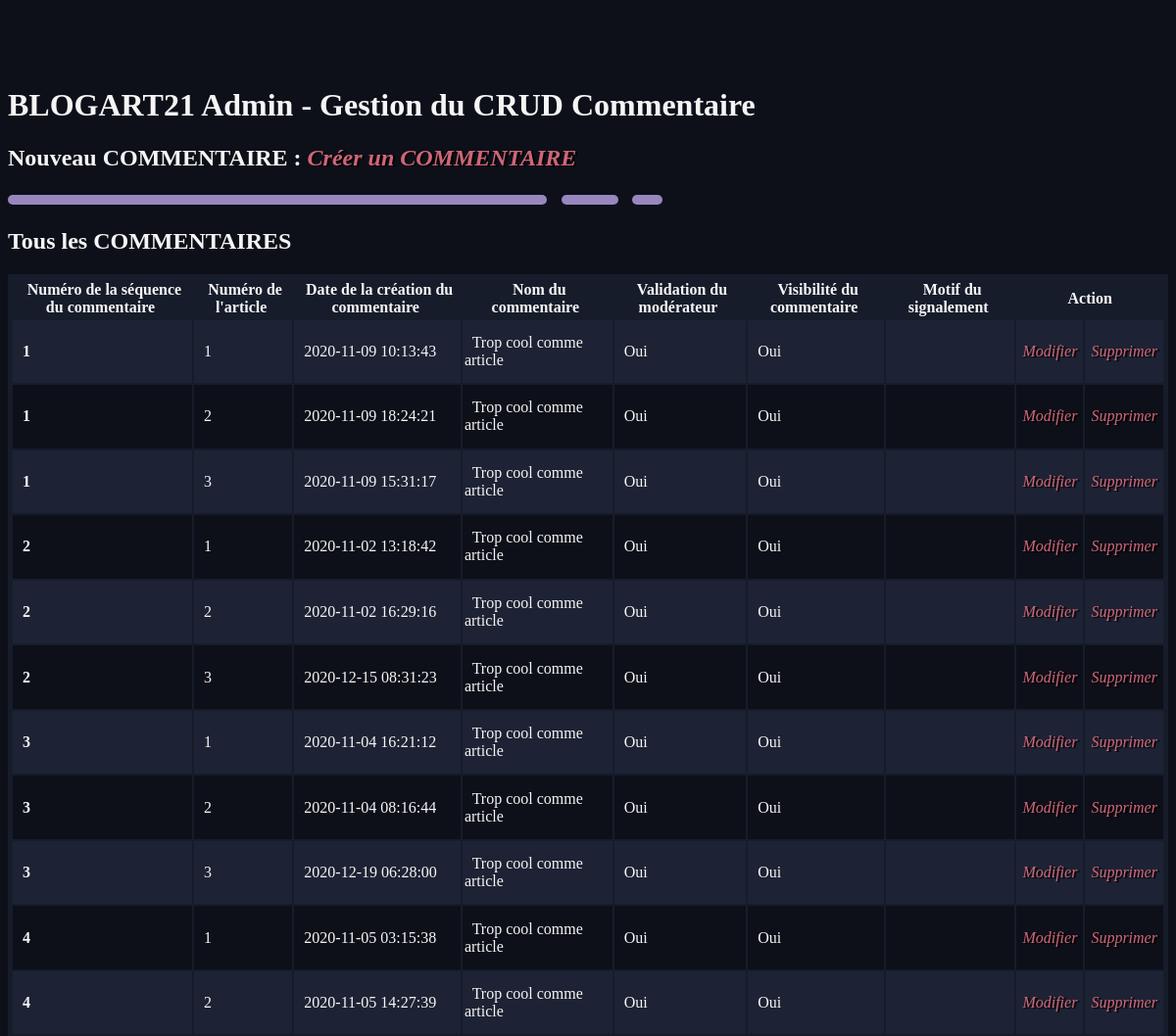
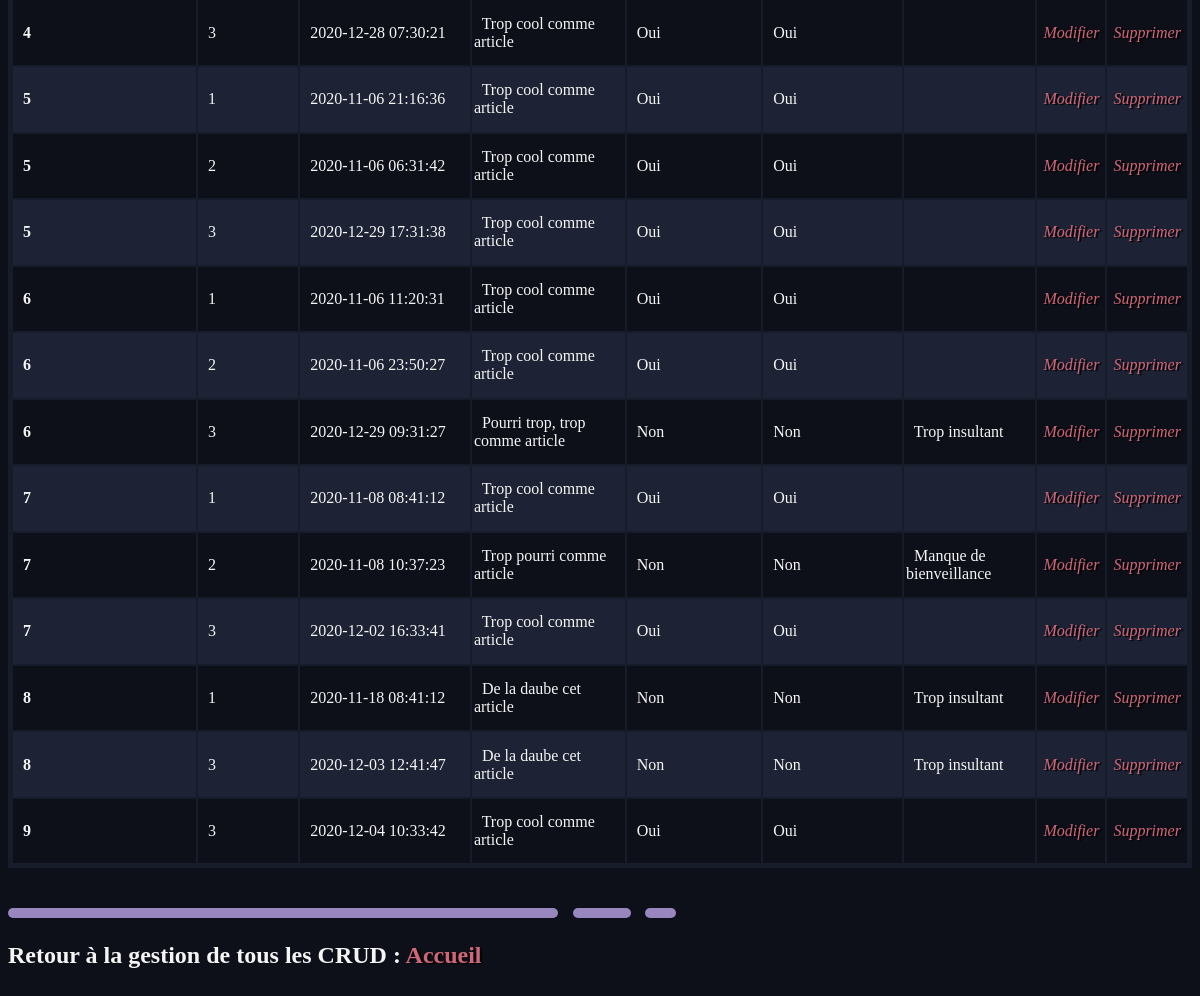
The page /back/comment/comment.php on the database its author committed (2 pictures, top to bottom).
### tables this page shows
CREATE TABLE `COMMENT` (
  `numSeqCom` int(10) NOT NULL,
  `numArt` int(8) NOT NULL,
  `dtCreCom` datetime DEFAULT NULL,
  `libCom` text NOT NULL,
  `attModOK` tinyint(1) DEFAULT '0',
  `affComOK` tinyint(1) DEFAULT '0',
  `notifComKOAff` text,
  `delLogiq` tinyint(1) DEFAULT '0',
  `numMemb` int(10) NOT NULL
);

### CLASS_CRUD/comment.class.php (called while the page is built, shortened)
<?php
require_once __DIR__ . '../../CONNECT/database.php';
class COMMENT
{
    function get_AllCom()
    {
        global $db;
        $query = 'SELECT * FROM COMMENT';
        $result = $db->query($query);
        $allStatuts = $result->fetchAll();
        return ($allStatuts);
    }
}

### back/comment/comment.php (the view, shortened to what this page needs)
<?
require_once __DIR__ . '/../../CLASS_CRUD/comment.class.php';
$monStatutCom = new COMMENT;
?>
<!DOCTYPE html>
<html lang="fr">
<head>
    <link href="../../back/css/style.css" rel="stylesheet" type="text/css" />
</head>
<body>
    <h1>BLOGART21 Admin - Gestion du CRUD Commentaire</h1>
    <h2>Nouveau COMMENTAIRE :&nbsp;<a href="./createComment.php"><i>Créer un COMMENTAIRE</i></a></h2>
<img class="soulignage2" src="../../front/assets/icons/soulignage.svg"> <br />
<h2>Tous les COMMENTAIRES</h2>
<table border="3" bgcolor="aliceblue">
<thead>
    <tr>
        <th>&nbsp;Numéro de la séquence du commentaire&nbsp;</th>
        <th>&nbsp;Numéro de l'article&nbsp;</th>
        <th>&nbsp;Date de la création du commentaire&nbsp;</th>
        <th>&nbsp;Nom du commentaire&nbsp;</th>
        <th>&nbsp;Validation du modérateur&nbsp;</th>
        <th>&nbsp;Visibilité du commentaire&nbsp;</th>
        <th>&nbsp;Motif du signalement&nbsp;</th>
        <th colspan="2">&nbsp;Action&nbsp;</th>
    </tr>
</thead>
<tbody>
<?
$allStatuts = $monStatutCom->get_AllCom();
foreach($allStatuts as $row) {
?>
    <tr>
    <td><h4>&nbsp; <?= $row["numSeqCom"]; ?> &nbsp;</h4></td>
    <td>&nbsp; <?php echo $row["numArt"]; ?> &nbsp;</td>
    <td>&nbsp; <?php echo $row["dtCreCom"]; ?> &nbsp;</td>
    <td>&nbsp; <?php echo $row["libCom"]; ?> &nbsp;</td>
    <td>&nbsp; <?= ($row["attModOK"] == 1) ? "Oui" : "Non" ?> &nbsp;</td>
    <td>&nbsp; <?= ($row["affComOK"] == 1) ? "Oui" : "Non" ?> &nbsp;</td>
    <td>&nbsp; <?php echo $row["notifComKOAff"]; ?> &nbsp;</td>
    <td>&nbsp;<a href="./updateComment.php?id=<?=$row["numSeqCom"]; ?>"><i>Modifier</i></a>&nbsp;
    <br /></td>
    <td>&nbsp;<a href="./deleteComment.php?id=<?=$row["numSeqCom"]; ?>"><i>Supprimer</i></a>&nbsp;
    <br /></td>
    </tr>
<?
}
?>
</tbody>
</table>
<br><br>
</body>
</html>

### back/css/style.css (style rules this page uses)
body { background-color: #0D1019; color: #F5F5F5; padding-top: 60px; padding-bottom: 40px; font-family: "Gotham rounded book"; }
h1 { font-family: "Gotham ultra"; }
h2 { font-family: "Gotham rounded book"; }
table { background-color: #171c2b; border-color: rgba(255, 255, 0, 0); border-collapse:inherit; box-shadow: 0; }
a { text-decoration: none; font-family: "Gotham rounded book"; font-style: normal; color: #CF6679; text-shadow: 2px 1px 1px black; }
tbody tr:nth-child(odd) { background-color:#1d2334; }
tbody tr:nth-child(even) { background-color:#0D1019; }
td { border-color: #171c2b00; }
th { border-color: #171c2b00; }

### rows shown on the page
comment: numSeqCom "1", numArt "1", dtCreCom "2020-11-09 10:13:43", libCom "Trop cool comme article", attModOK "Oui", affComOK "Oui"
comment: numSeqCom "1", numArt "2", dtCreCom "2020-11-09 18:24:21", libCom "Trop cool comme article", attModOK "Oui", affComOK "Oui"
comment: numSeqCom "1", numArt "3", dtCreCom "2020-11-09 15:31:17", libCom "Trop cool comme article", attModOK "Oui", affComOK "Oui"
comment: numSeqCom "2", numArt "1", dtCreCom "2020-11-02 13:18:42", libCom "Trop cool comme article", attModOK "Oui", affComOK "Oui"
comment: numSeqCom "2", numArt "2", dtCreCom "2020-11-02 16:29:16", libCom "Trop cool comme article", attModOK "Oui", affComOK "Oui"
comment: numSeqCom "2", numArt "3", dtCreCom "2020-12-15 08:31:23", libCom "Trop cool comme article", attModOK "Oui", affComOK "Oui"
comment: numSeqCom "3", numArt "1", dtCreCom "2020-11-04 16:21:12", libCom "Trop cool comme article", attModOK "Oui", affComOK "Oui"
comment: numSeqCom "3", numArt "2", dtCreCom "2020-11-04 08:16:44", libCom "Trop cool comme article", attModOK "Oui", affComOK "Oui"
comment: numSeqCom "3", numArt "3", dtCreCom "2020-12-19 06:28:00", libCom "Trop cool comme article", attModOK "Oui", affComOK "Oui"
comment: numSeqCom "4", numArt "1", dtCreCom "2020-11-05 03:15:38", libCom "Trop cool comme article", attModOK "Oui", affComOK "Oui"
comment: numSeqCom "4", numArt "2", dtCreCom "2020-11-05 14:27:39", libCom "Trop cool comme article", attModOK "Oui", affComOK "Oui"
comment: numSeqCom "4", numArt "3", dtCreCom "2020-12-28 07:30:21", libCom "Trop cool comme article", attModOK "Oui", affComOK "Oui"
comment: numSeqCom "5", numArt "1", dtCreCom "2020-11-06 21:16:36", libCom "Trop cool comme article", attModOK "Oui", affComOK "Oui"
comment: numSeqCom "5", numArt "2", dtCreCom "2020-11-06 06:31:42", libCom "Trop cool comme article", attModOK "Oui", affComOK "Oui"
comment: numSeqCom "5", numArt "3", dtCreCom "2020-12-29 17:31:38", libCom "Trop cool comme article", attModOK "Oui", affComOK "Oui"
comment: numSeqCom "6", numArt "1", dtCreCom "2020-11-06 11:20:31", libCom "Trop cool comme article", attModOK "Oui", affComOK "Oui"
comment: numSeqCom "6", numArt "2", dtCreCom "2020-11-06 23:50:27", libCom "Trop cool comme article", attModOK "Oui", affComOK "Oui"
comment: numSeqCom "6", numArt "3", dtCreCom "2020-12-29 09:31:27", libCom "Pourri trop, trop comme article", attModOK "Non", affComOK "Non", notifComKOAff "Trop insultant"
comment: numSeqCom "7", numArt "1", dtCreCom "2020-11-08 08:41:12", libCom "Trop cool comme article", attModOK "Oui", affComOK "Oui"
comment: numSeqCom "7", numArt "2", dtCreCom "2020-11-08 10:37:23", libCom "Trop pourri comme article", attModOK "Non", affComOK "Non", notifComKOAff "Manque de bienveillance"
comment: numSeqCom "7", numArt "3", dtCreCom "2020-12-02 16:33:41", libCom "Trop cool comme article", attModOK "Oui", affComOK "Oui"
comment: numSeqCom "8", numArt "1", dtCreCom "2020-11-18 08:41:12", libCom "De la daube cet article", attModOK "Non", affComOK "Non", notifComKOAff "Trop insultant"
comment: numSeqCom "8", numArt "3", dtCreCom "2020-12-03 12:41:47", libCom "De la daube cet article", attModOK "Non", affComOK "Non", notifComKOAff "Trop insultant"
comment: numSeqCom "9", numArt "3", dtCreCom "2020-12-04 10:33:42", libCom "Trop cool comme article", attModOK "Oui", affComOK "Oui"
